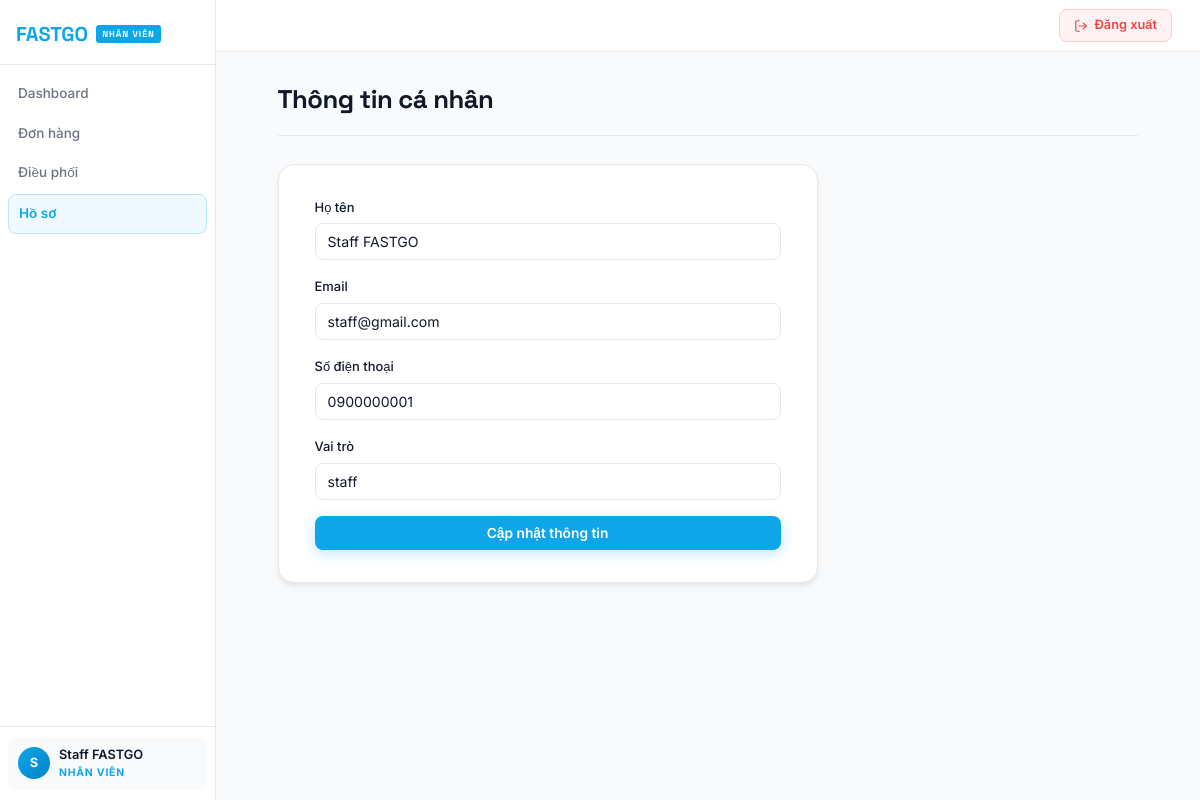
The app's page /staff/profile.php (signed in) with its own data.
### tables this page shows
CREATE TABLE `users` (
  `id` int(11) NOT NULL,
  `fullname` varchar(255) NOT NULL,
  `email` varchar(255) NOT NULL,
  `phone` varchar(20) DEFAULT NULL,
  `password` varchar(255) NOT NULL,
  `role` enum('admin','staff','driver','customer') DEFAULT 'customer',
  `status` enum('active','locked') NOT NULL DEFAULT 'active',
  `cccd` varchar(20) DEFAULT NULL,
  `birthdate` date DEFAULT NULL,
  `education` varchar(100) DEFAULT NULL,
  `vehicle_plate` varchar(20) DEFAULT NULL,
  `address` text DEFAULT NULL,
  `hometown` varchar(255) DEFAULT NULL,
  `ethnicity` varchar(100) DEFAULT NULL,
  `gender` varchar(20) DEFAULT NULL,
  `nationality` varchar(100) DEFAULT NULL,
  `religion` varchar(100) DEFAULT NULL,
  `license_type` varchar(20) DEFAULT NULL,
  `created_at` timestamp NOT NULL DEFAULT current_timestamp()
);

### staff/profile.php (the view, shortened to what this page needs)
<?php
require "../includes/db.php";
$id = $_SESSION['user']['id'];
$stmt = $conn->prepare("SELECT * FROM users WHERE id=?");
$stmt->execute([$id]);
include "../includes/header-nhanvien.php";
?>
<div class="page-header"><h2>Thông tin cá nhân</h2></div>
<div class="form-card">
<form method="POST">
 <div class="form-group">
 <label>Họ tên</label>
 <input type="text" name="fullname" value="<?= htmlspecialchars($user['fullname']) ?>" required>
 </div>
 <div class="form-group">
 <label>Email</label>
 <input type="email" name="email" value="<?= htmlspecialchars($user['email']) ?>" required>
 </div>
 <div class="form-group">
 <label>Số điện thoại</label>
 <input type="text" name="phone" value="<?= htmlspecialchars($user['phone']) ?>">
 </div>
 <div class="form-group">
 <label>Vai trò</label>
 <input type="text" value="<?= $user['role'] ?>" disabled>
 </div>
 <button type="submit" style="width:100%">Cập nhật thông tin</button>
</form>
</div>
<?php include "../includes/footer.php"; ?>

### includes/header-nhanvien.php (shortened to what this page needs)
<?php
$user     = $_SESSION['user'] ?? null;
$role     = $user['role'] ?? 'staff';
$fullname = $user['fullname'] ?? '';
$initials = mb_strtoupper(mb_substr($fullname, 0, 1));
$current  = basename($_SERVER['PHP_SELF']);
$is_driver = ($role === 'driver');
if ($is_driver) {
    $nav = [
        'dashboard.php'  => ['label' => 'Dashboard',    'icon' => 'dashboard', 'path' => '/FASTGO/driver/'],
        'my-orders.php'  => ['label' => 'Đơn của tôi',  'icon' => 'myorders',  'path' => '/FASTGO/driver/'],
        'profile.php'    => ['label' => 'Hồ sơ',        'icon' => 'profile',   'path' => '/FASTGO/driver/'],
    ];
    $role_label = 'Tài xế';
    $role_color_css = ':root{--role-color:#0EA5E9;--role-dark:#0369A1;--role-mid:#0284C7;--role-light:#F0F9FF;--role-border:#BAE6FD;--role-glow:rgba(14,165,233,.14);--shadow-brand:0 4px 14px rgba(14,165,233,.25);}';
} else {
    $nav = [
        'dashboard.php'  => ['label' => 'Dashboard',    'icon' => 'dashboard', 'path' => '/FASTGO/staff/'],
        'orders.php'     => ['label' => 'Đơn hàng',     'icon' => 'orders',    'path' => '/FASTGO/staff/'],
        'dispatch.php'   => ['label' => 'Điều phối',    'icon' => 'dispatch',  'path' => '/FASTGO/staff/'],
        'profile.php'    => ['label' => 'Hồ sơ',        'icon' => 'profile',   'path' => '/FASTGO/staff/'],
    ];
    $role_label = 'Nhân viên';
}
?>
<!DOCTYPE html>
<html lang="vi">
<head>
<link rel="stylesheet" href="/FASTGO/assets/css/style.css">
</head>
<body class="has-sidebar">
<aside class="sidebar">
    <div class="sidebar-brand">
        <a href="dashboard.php" class="sidebar-logo">
            FASTGO
            <span class="sidebar-panel-badge"><?= $role_label ?></span>
        </a>
    </div>
    <nav class="sidebar-nav">
        <?php foreach ($nav as $file => $item): ?>
        <a href="<?= $item['path'] . $file ?>"
           class="sidebar-link <?= $current === $file ? 'active' : '' ?>">
            <?= $item['label'] ?>
        </a>
        <?php endforeach; ?>
    </nav>
    <div class="sidebar-footer">
        <div class="sidebar-user">
            <div class="sidebar-avatar"><?= $initials ?></div>
            <div class="sidebar-userinfo">
                <div class="sidebar-username"><?= htmlspecialchars($fullname) ?></div>
                <div class="sidebar-role"><?= $role_label ?></div>
            </div>
        </div>
    </div>
</aside>
<div class="sidebar-content">
    <header class="topbar-slim">
        <a href="/FASTGO/auth/logout.php" class="logout-btn">
            <svg width="14" height="14" viewBox="0 0 24 24" fill="none" stroke="currentColor" stroke-width="2" stroke-linecap="round" stroke-linejoin="round"><path d="M9 21H5a2 2 0 0 1-2-2V5a2 2 0 0 1 2-2h4"/><polyline points="16 17 21 12 16 7"/><line x1="21" y1="12" x2="9" y2="12"/></svg>
            Đăng xuất
        </a>
    </header>
    <div class="container">

### records on screen
users: role "NHÂN VIÊN", fullname "S", fullname "Staff FASTGO", email "staff@gmail.com", phone "0900000001", role "staff"

### other values on screen
$item['label'] "Dashboard"
$item['label'] "Đơn hàng"
$item['label'] "Điều phối"
$item['label'] "Hồ sơ"
